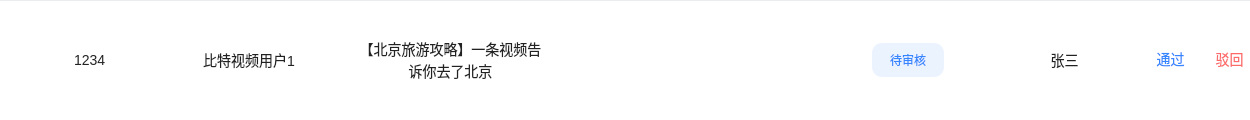
<?xml version="1.0" encoding="UTF-8"?>
<ui version="4.0">
 <class>CheckTableItem</class>
 <widget class="QWidget" name="CheckTableItem">
  <property name="geometry">
   <rect>
    <x>0</x>
    <y>0</y>
    <width>1250</width>
    <height>120</height>
   </rect>
  </property>
  <property name="minimumSize">
   <size>
    <width>0</width>
    <height>120</height>
   </size>
  </property>
  <property name="maximumSize">
   <size>
    <width>16777215</width>
    <height>120</height>
   </size>
  </property>
  <property name="windowTitle">
   <string>Form</string>
  </property>
  <layout class="QHBoxLayout" name="horizontalLayout">
   <property name="spacing">
    <number>0</number>
   </property>
   <property name="leftMargin">
    <number>0</number>
   </property>
   <property name="topMargin">
    <number>0</number>
   </property>
   <property name="rightMargin">
    <number>0</number>
   </property>
   <property name="bottomMargin">
    <number>0</number>
   </property>
   <item>
    <widget class="QFrame" name="checkTableItemBg">
     <property name="styleSheet">
      <string notr="true">#checkTableItemBg{
    background-color : #FFFFFF;
    border : none;
    border-top : 1px solid #EBEDF0;
}

*{
     font-family : 微软雅黑;
     font-size : 14px;
     color : #222222;
}</string>
     </property>
     <property name="frameShape">
      <enum>QFrame::Shape::StyledPanel</enum>
     </property>
     <property name="frameShadow">
      <enum>QFrame::Shadow::Raised</enum>
     </property>
     <widget class="QLineEdit" name="videoUserId">
      <property name="geometry">
       <rect>
        <x>0</x>
        <y>1</y>
        <width>180</width>
        <height>118</height>
       </rect>
      </property>
      <property name="minimumSize">
       <size>
        <width>180</width>
        <height>0</height>
       </size>
      </property>
      <property name="styleSheet">
       <string notr="true">#videoUserId{
    border : none;
}
</string>
      </property>
      <property name="text">
       <string>1234</string>
      </property>
      <property name="alignment">
       <set>Qt::AlignmentFlag::AlignCenter</set>
      </property>
      <property name="readOnly">
       <bool>true</bool>
      </property>
     </widget>
     <widget class="QLabel" name="nickNameLabel">
      <property name="geometry">
       <rect>
        <x>180</x>
        <y>0</y>
        <width>138</width>
        <height>120</height>
       </rect>
      </property>
      <property name="styleSheet">
       <string notr="true"/>
      </property>
      <property name="text">
       <string>比特视频用户1</string>
      </property>
      <property name="alignment">
       <set>Qt::AlignmentFlag::AlignCenter</set>
      </property>
      <property name="wordWrap">
       <bool>true</bool>
      </property>
     </widget>
     <widget class="QLabel" name="videoTittleLabel">
      <property name="geometry">
       <rect>
        <x>318</x>
        <y>0</y>
        <width>265</width>
        <height>120</height>
       </rect>
      </property>
      <property name="styleSheet">
       <string notr="true">#videoTittleLabel{
     padding-left : 34px;
     padding-right : 34px;
}</string>
      </property>
      <property name="text">
       <string>【北京旅游攻略】一条视频告 诉你去了北京</string>
      </property>
      <property name="alignment">
       <set>Qt::AlignmentFlag::AlignCenter</set>
      </property>
      <property name="wordWrap">
       <bool>true</bool>
      </property>
     </widget>
     <widget class="QPushButton" name="videoBtn">
      <property name="geometry">
       <rect>
        <x>596</x>
        <y>16</y>
        <width>160</width>
        <height>88</height>
       </rect>
      </property>
      <property name="styleSheet">
       <string notr="true">#videoBtn{
    background-color : transparent;
    border : none;
    /*border-image : url(&quot;:/images/admin/defaultVideoCover.png&quot;);*/
}</string>
      </property>
      <property name="text">
       <string/>
      </property>
      <property name="iconSize">
       <size>
        <width>160</width>
        <height>800</height>
       </size>
      </property>
     </widget>
     <widget class="QPushButton" name="statusBtn">
      <property name="geometry">
       <rect>
        <x>872</x>
        <y>43</y>
        <width>72</width>
        <height>34</height>
       </rect>
      </property>
      <property name="styleSheet">
       <string notr="true">#statusBtn{
    background-color : #EBF3FF;
    border : none;
    border-radius : 10px;
    color : #3686FF;
    font-size : 12px;
    line-height : 16px;
}</string>
      </property>
      <property name="text">
       <string>待审核</string>
      </property>
     </widget>
     <widget class="QLabel" name="checkerLabel">
      <property name="geometry">
       <rect>
        <x>1004</x>
        <y>0</y>
        <width>121</width>
        <height>120</height>
       </rect>
      </property>
      <property name="text">
       <string>张三</string>
      </property>
      <property name="alignment">
       <set>Qt::AlignmentFlag::AlignCenter</set>
      </property>
      <property name="wordWrap">
       <bool>true</bool>
      </property>
     </widget>
     <widget class="QPushButton" name="operationBtn">
      <property name="geometry">
       <rect>
        <x>1156</x>
        <y>50</y>
        <width>29</width>
        <height>18</height>
       </rect>
      </property>
      <property name="styleSheet">
       <string notr="true">#operationBtn{
    color : #3686FF;
    line-height : 19px;
    border : none;
    background-color : transparent;
}</string>
      </property>
      <property name="text">
       <string>通过</string>
      </property>
     </widget>
     <widget class="QPushButton" name="operationBtn2">
      <property name="geometry">
       <rect>
        <x>1215</x>
        <y>50</y>
        <width>29</width>
        <height>18</height>
       </rect>
      </property>
      <property name="styleSheet">
       <string notr="true">#operationBtn2{
    color : #FD6A6A;
    line-height : 19px;
    border : none;
    background-color : transparent;
}</string>
      </property>
      <property name="text">
       <string>驳回</string>
      </property>
     </widget>
    </widget>
   </item>
  </layout>
 </widget>
 <resources/>
 <connections/>
</ui>
